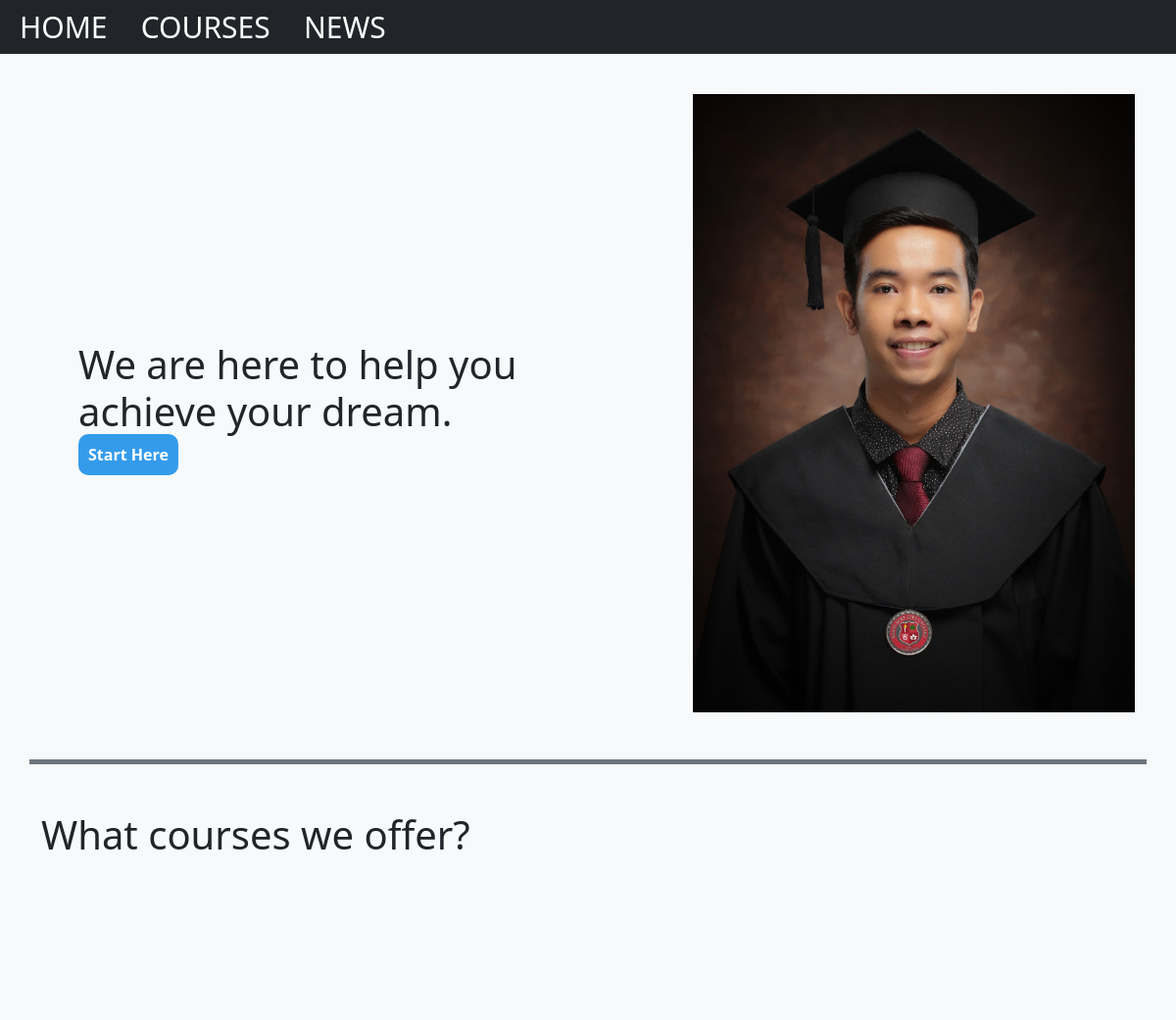
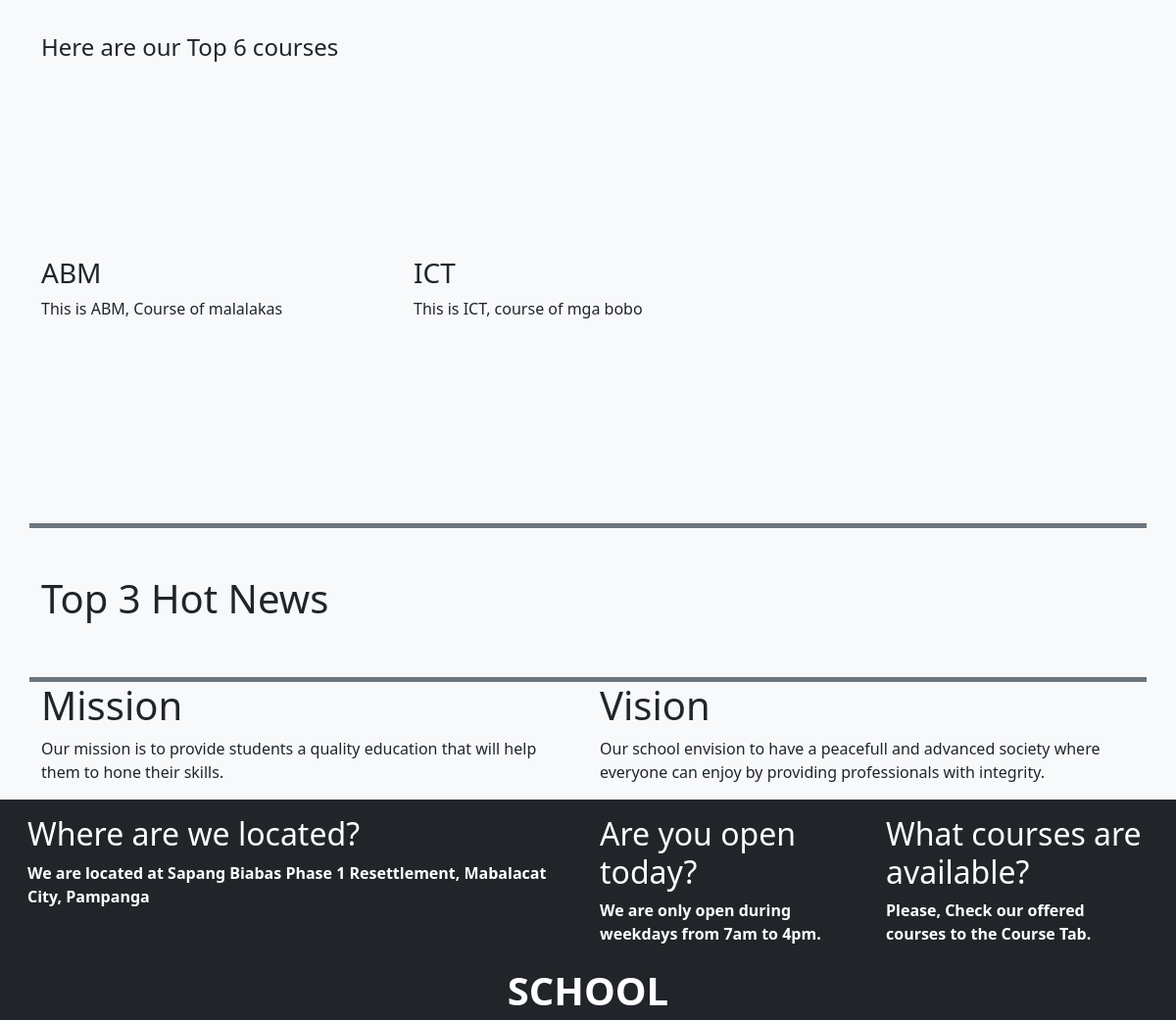
Page /outside/home.php on the committed database (2 pictures, top to bottom).
### tables this page shows
CREATE TABLE `courses` (
  `course_id` int(11) NOT NULL,
  `course_name` varchar(200) NOT NULL,
  `course_description` varchar(200) NOT NULL
);

### outside/home.php (the view, shortened to what this page needs)
<?php
require_once('../includes/connect.php');
?>
<!DOCTYPE html>
<html lang="en">
<head>
    <link rel="stylesheet" href="../css/styles.css">
    <link href="https://cdn.jsdelivr.net/npm/bootstrap@5.2.0-beta1/dist/css/bootstrap.min.css" rel="stylesheet">
</head>
<body>
<div class="container-fluid bg-light">
    <div class="row">
        <div class="col-sm-12 bg-dark navigationBar"style="padding:5px;position:fixed;">
           <a href="#home">HOME</a>
           <a href="#courses">COURSES</a>
           <a href="#news">NEWS</a>
        </div>
    </div>
<div class="container bg-light">
    <div class="row mt-5 "id="home">
        <div class="col-7 bg-light align-self-center"style="padding:50px;">
            <h1>We are here to help you achieve your dream.</h1>
            <a href="#"class="startHere">Start Here</a>
        </div>
        <div class="col-5 bg-light mt-5 mb-5">
            <img src="ako.jpg" style="width:100%;height:100%;">
        </div>
    </div>
    <div class="row bg-light border-top border-secondary border-5"id="courses" style="height:100vh">
        <h1 class="mt-5">What courses we offer?</h1>
        <h4>Here are our Top 6 courses</h4>
        <?php
        $getCourses=mysqli_query($conn,"SELECT * FROM courses LIMIT 6");
        while($row=mysqli_fetch_array($getCourses)){
        ?>
        <div class="col-sm-4">
            <h3><?php echo $row['course_name']?></h3>
            <p><?php echo $row['course_description']?></p>
        </div>
        <?php
        }
        ?>
    </div>
    <div class="row bg-light border-top border-secondary border-5"id="news">
            <h1 class="mt-5">Top 3 Hot News</h1>
    </div>
    <div class="row mt-5 border-top border-secondary border-5">
        <div class="col-sm-6">
            <h1>Mission</h1>
            <p>Our mission is to provide students a quality education that will help them to hone their skills.</p>
        </div>
        <div class="col-sm-6">
            <h1>Vision</h1>
            <p>Our school envision to have a peacefull and advanced society where everyone can enjoy by providing professionals with integrity.</p>
        </div>
    </div>
</div>
</div>
<div class="container-fluid bg-dark text-white">
    <div class="row p-3">
        <div class="col-6">
            <h2>Where are we located?</h2>
            <b>We are located at Sapang Biabas Phase 1 Resettlement, Mabalacat City, Pampanga</b>
        </div>
        <div class="col-3">
            <h2>Are you open today?</h2>
            <b>We are only open during weekdays from 7am to 4pm.</b>
        </div>
        <div class="col-3">
            <h2>What courses are available?</h2>
            <b>Please, Check our offered courses to the Course Tab.</b>
        </div>
    </div>
    <div class="row">
        <div class="col-sm-12 text-white text-center">
            <b style="font-size:40px;">SCHOOL</b>
        </div>
    </div>
</div>
</body>
</html>

### css/styles.css (style rules this page uses)
body { margin:0; font-family: "Lato", sans-serif; }
* { box-sizing: border-box; }

### outside/home.php (style rules this page uses)
.navigationBar a { text-decoration:none; color:#fff; font-size:30px; padding:15px; }
.startHere { text-decoration:none; border-radius:10px; background-color:#349beb; color:#fff; padding:10px; font-weight:bold; }

### rows in the picture
courses: course_name "ABM", course_description "This is ABM, Course of malalakas"
courses: course_name "ICT", course_description "This is ICT, course of mga bobo"
